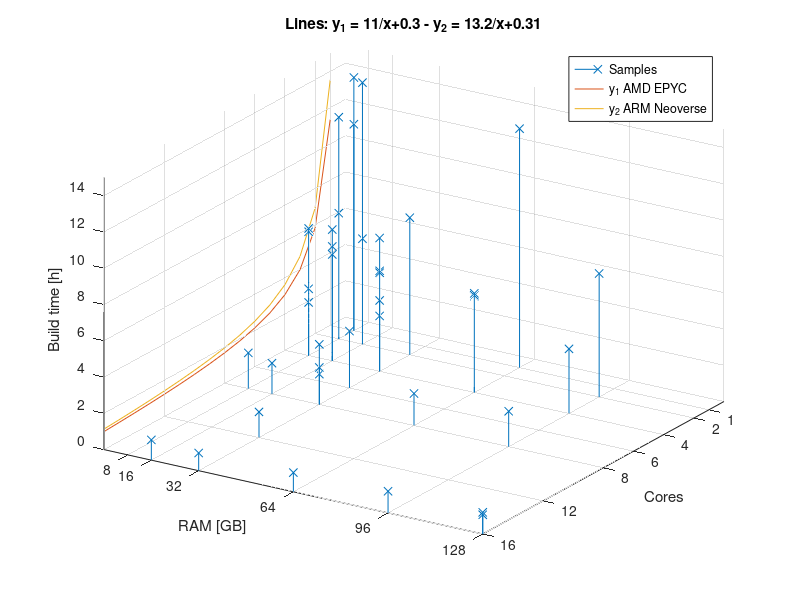
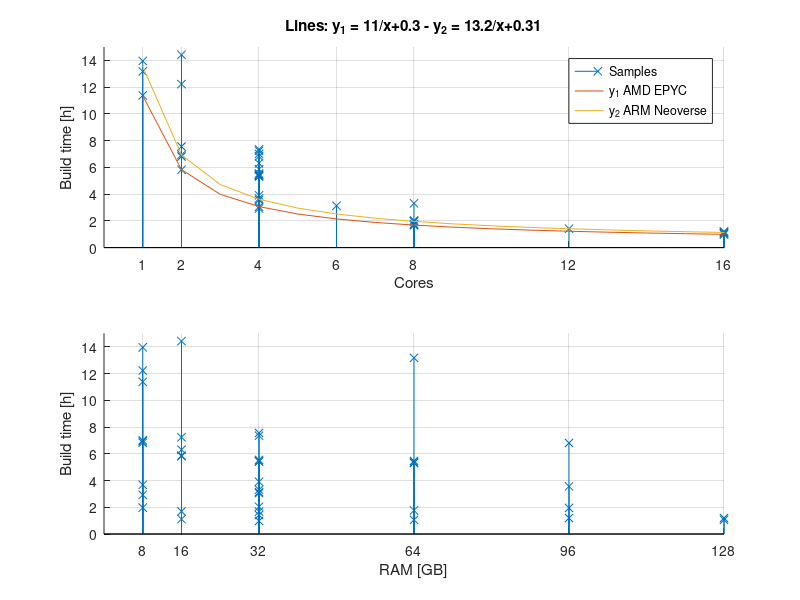
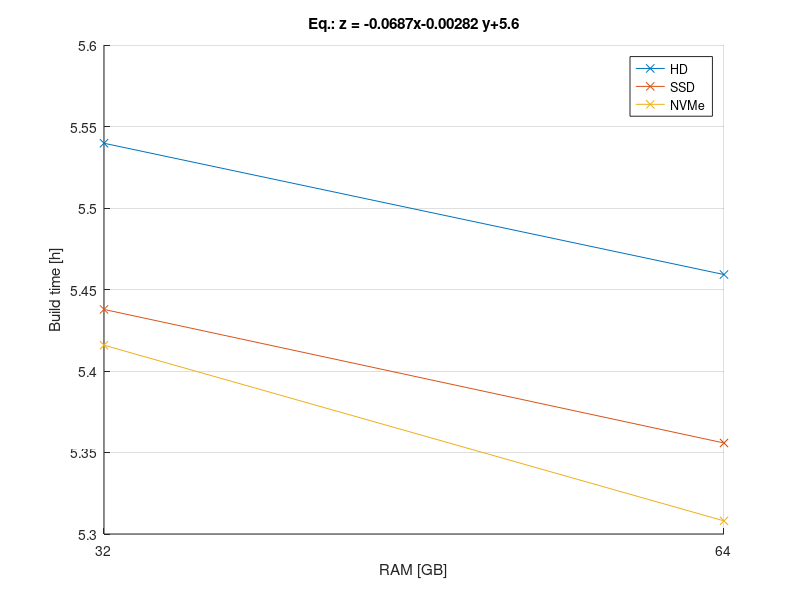

These figures' MATLAB source, in order:
#!/usr/bin/env octave-cli

clear

h = @(x)([floor(x/3600) round((x/3600-floor(x/3600))*60)]);

%%%%%%%%%%%%%%%%%%%%%%%%%%%%%%%%%%%%%%%%%%%%%%%%%%%%%%%%%%%%%%%%%%%%%%%%
% Misc hardware
%%%%%%%%%%%%%%%%%%%%%%%%%%%%%%%%%%%%%%%%%%%%%%%%%%%%%%%%%%%%%%%%%%%%%%%%

data_misc = [
%                             0_HD
%                      Total  1_SSD  Avail. Used
%   Machine Cores GHz  RAM_GB 2_NVMe RAM_GB Swap_GB Image_s SDK_s
    % Desktop, Intel(R) Core(TM) i5-3330 CPU @ 3.00GHz
    1       4     3.0  16     0      10     0       14315   6784
    % Laptop Dell Inspiron 5547, Intel(R) Core(TM) i7-4510U CPU @ 2.00GHz
    2       4     2.0  16     1      14     0       15404   10638
    % Laptop Dell Vostro 5480, Intel(R) Core(TM) i5-5200U CPU @ 2.20GHz
    3.1     4     2.2  8      1      7.2    0       15133   10079
    % Laptop Dell Latitude E5440, Intel(R) Core(TM) i5-4200U CPU @ 1.60GHz
    4.1     4     1.6  8      0      7.3    0       14631   9926
    % Server, Intel(R) Xeon(R) Bronze 3204 CPU @ 1.90GHz
    5.1     6     1.9  32     1      30     0       6598    4675
    % Server, Intel(R) Xeon(R) E-2286G CPU @ 4.00GHz
    1010    12    4.0  32     1      30     0       2973    2116
    % Server, Intel(R) Xeon(R) CPU E3-1270 v6 @ 3.80GHz
    1011    8     3.8  32     1      30     0       4329    3006
    % Server, Intel(R) Xeon(R) E-2288G CPU @ 3.70GHz
    1012    16    3.7  128    2      124    0       2214    1602
    % Server, Intel(R) Xeon(R) E-2388G CPU @ 3.20GHz
    1013    16    3.2  128    2      124    0       2471    1824
    % Virtual Server, Intel(R) Xeon(R) Platinum 8358 CPU @ 2.60GHz
    1111    4     2.6  32     -1     30     0       8415    5649
    1112    2     2.6  32     -1     30     0       16434   10768
    % Virtual Server, Intel(R) Xeon(R) Platinum 8167M CPU @ 2.00GHz
    1113    4     2.0  32     -1     28     0       15749   10711
    1114    2     2.0  16     -1     14     0       31365   20547
    % Virtual Server, AMD EPYC 7551 32-Core Processor @ 2GHz
    1115    8     2.0  32     -1     30     0       6977    4945
    1116    4     2.0  16     -1     15     0       13504   9180
    1117    2     2.0  8      -1     7.2    0       26409   17592
];

cores_misc = data_misc(:,2);
ram_misc = data_misc(:,4);
time_misc = (data_misc(:,8) + data_misc(:,9)) / 3600;

Y = time_misc;
X = [1./cores_misc ones(size(cores_misc))];

% Least squares
W = inv(X' * X) * X' * Y;
A0 = W(1)
B0 = W(2)
SQErr0 = sum((Y - X * W) .^ 2)

%%%%%%%%%%%%%%%%%%%%%%%%%%%%%%%%%%%%%%%%%%%%%%%%%%%%%%%%%%%%%%%%%%%%%%%%
% Virtual Server, AMD EPYC-Rome Processor @ 2 GHz
% Best fit for y = A/x + B
%%%%%%%%%%%%%%%%%%%%%%%%%%%%%%%%%%%%%%%%%%%%%%%%%%%%%%%%%%%%%%%%%%%%%%%%

data_AMD_EPYC = [
%                             0_HD
%                      Total  1_SSD  Avail. Used
%   Machine Cores GHz  RAM_GB 2_NVMe RAM_GB Swap_GB Image_s SDK_s
    1001    16    2.0  64     2      61     0       2194    1620
    1002    8     2.0  64     2      62     0       3668    2691
    1003    16    2.0  32     2      30     0       1950    1561
    1004    8     2.0  32     2      30     0       3539    2481
    1005    4     2.0  32     2      30     0       6507    4483
    1006    8     2.0  16     2      15     0       3576    2522
    1007    4     2.0  8      2      7.3    0       6139    4389
    1008    2     2.0  16     2      15     0       12573   8367
    1009    1     2.0  8      2      7.3    0       24870   16095
];

cores_AMD_EPYC = data_AMD_EPYC(:,2);
ram_AMD_EPYC = data_AMD_EPYC(:,4);
time_AMD_EPYC = (data_AMD_EPYC(:,8) + data_AMD_EPYC(:,9)) / 3600;

Y = time_AMD_EPYC;
X = [1./cores_AMD_EPYC ones(size(cores_AMD_EPYC))];

% Least squares
W = inv(X' * X) * X' * Y;
A1 = W(1)
B1 = W(2)
SQErr1 = sum((Y - X * W) .^ 2)

%%%%%%%%%%%%%%%%%%%%%%%%%%%%%%%%%%%%%%%%%%%%%%%%%%%%%%%%%%%%%%%%%%%%%%%%
% Virtual Server, ARM Neoverse-N1 @ 2GHz
% Best fit for y = A/x + B
%%%%%%%%%%%%%%%%%%%%%%%%%%%%%%%%%%%%%%%%%%%%%%%%%%%%%%%%%%%%%%%%%%%%%%%%

data_ARM_Neoverse = [
%                             0_HD
%                      Total  1_SSD  Avail. Used
%   Machine Cores GHz  RAM_GB 2_NVMe RAM_GB Swap_GB Image_s SDK_s
    1101    16    2.0  96     -1     92     0       2370    1926
    1102     8    2.0  96     -1     93     0       4077    2945
    1103     4    2.0  96     -1     93     0       7569    5262
    1104     2    2.0  96     -1     92     0       14683   9820
    1105     1    2.0  64     -1     61     0       28319   19097
    1106     1    2.0  8      -1     7.4    0       30161   20079
    1107     2    2.0  8      -1     7.3    0       14879   10079
    1108     4    2.0  8      -1     7.3    0       7759    5478
    1109     8    2.0  8      -1     7.3    0       4062    3029
    1110    16    2.0  16     -1     15     0       2208    1809
];

cores_ARM_Neoverse = data_ARM_Neoverse(:,2);
ram_ARM_Neoverse = data_ARM_Neoverse(:,4);
time_ARM_Neoverse = (data_ARM_Neoverse(:,8) + data_ARM_Neoverse(:,9)) / 3600;

Y = time_ARM_Neoverse;
X = [1./cores_ARM_Neoverse ones(size(cores_ARM_Neoverse))];

% Least squares
W = inv(X' * X) * X' * Y;
A2 = W(1)
B2 = W(2)
SQErr2 = sum((Y - X * W) .^ 2)

%%%%%%%%%%%%%%%%%%%%%%%%%%%%%%%%%%%%%%%%%%%%%%%%%%%%%%%%%%%%%%%%%%%%%%%%
% NAS Server, Intel(R) Pentium(R) Silver N6005 @ 2.00GHz
% Best fit for z = A*x + B*y + C
% HD: 320 GB
% SSD: 120 GB
% NVMe: 1 TB
%%%%%%%%%%%%%%%%%%%%%%%%%%%%%%%%%%%%%%%%%%%%%%%%%%%%%%%%%%%%%%%%%%%%%%%%

data_Disk_RAM = [
%                             0_HD
%                      Total  1_SSD  Avail. Used
%   Machine Cores GHz  RAM_GB 2_NVMe RAM_GB Swap_GB Image_s SDK_s
    6.01    4     2.0  32     0      30     0       11845   8098
    6.02    4     2.0  64     0      62     0       11692   7961
    6.11    4     2.0  32     1      30     0       11664   7912
    6.12    4     2.0  64     1      62     0       11500   7781
    6.21    4     2.0  32     2      30     0       11612   7885
    6.22    4     2.0  64     2      61     0       11401   7708
];

cores_Disk_RAM = data_Disk_RAM(:,2);
ram_Disk_RAM = data_Disk_RAM(:,4);
storage_Disk_RAM = data_Disk_RAM(:,5);
time_Disk_RAM = (data_Disk_RAM(:,8) + data_Disk_RAM(:,9)) / 3600;

ram_Disk_RAM_ticks = unique(ram_Disk_RAM);
storage_Disk_RAM_ticks = unique(storage_Disk_RAM);

Y = time_Disk_RAM;
X = [storage_Disk_RAM ram_Disk_RAM ones(size(cores_Disk_RAM))];

% Least squares
W = inv(X' * X) * X' * Y;
A3 = W(1)
B3 = W(2)
C3 = W(3)
SQErr2 = sum((Y - X * W) .^ 2)

eq_3 = sprintf('z = %.3gx%.3g y%+.2g', [A3 B3 C3])
fig3_title = ['Eq.: ', eq_3];

%%%%%%%%%%%%%%%%%%%%%%%%%%%%%%%%%%%%%%%%%%%%%%%%%%%%%%%%%%%%%%%%%%%%%%%%
% Agregate all data
%%%%%%%%%%%%%%%%%%%%%%%%%%%%%%%%%%%%%%%%%%%%%%%%%%%%%%%%%%%%%%%%%%%%%%%%

cores_all = [cores_misc; cores_AMD_EPYC; cores_ARM_Neoverse; cores_Disk_RAM];
ram_all   = [ram_misc;   ram_AMD_EPYC;   ram_ARM_Neoverse;   ram_Disk_RAM];
time_all  = [time_misc;  time_AMD_EPYC;  time_ARM_Neoverse;  time_Disk_RAM];

cores_ticks = unique(cores_all);
ram_ticks = unique(ram_all);

%%%%%%%%%%%%%%%%%%%%%%%%%%%%%%%%%%%%%%%%%%%%%%%%%%%%%%%%%%%%%%%%%%%%%%%%
% Figure 1
%%%%%%%%%%%%%%%%%%%%%%%%%%%%%%%%%%%%%%%%%%%%%%%%%%%%%%%%%%%%%%%%%%%%%%%%

figure(1),clf
hold on

stem3(cores_all, ram_all, time_all, 'x')
xticks(cores_ticks)
yticks(ram_ticks)

xmin = xlim()(1);
xmax = xlim()(2);
ymin = ylim()(1);
ymax = ylim()(2);

% Equation
x = (xmin:xmax)';
y1 = A1 ./ x + B1;
y2 = A2 ./ x + B2;
plot3(x, ymin*ones(1,length(x)), y1, '-')
plot3(x, ymin*ones(1,length(x)), y2, '-')

% No negative build time
a = [axis() 0 ceil(max(time_all))];
a(2) = max(cores_ticks);
a(3) = ymin; % Fix start of y plane on the plotted lines
a(4) = max(ram_ticks);
axis(a)

eq_2a1 = sprintf('y_1 = %.3g/x% +.2g', [A1 B1])
eq_2a2 = sprintf('y_2 = %.3g/x% +.2g', [A2 B2])
fig2_title = ['Lines: ', eq_2a1, ' - ', eq_2a2];

title(fig2_title)
xlabel('Cores')
ylabel('RAM [GB]')
zlabel('Build time [h]')
legend({
    'Samples',
    'y_1 AMD EPYC',
    'y_2 ARM Neoverse',
    })
az = 180 - 57.5;
el = 30;
view(az, el)
grid on

hold off

print images/build-time-1.svg

%%%%%%%%%%%%%%%%%%%%%%%%%%%%%%%%%%%%%%%%%%%%%%%%%%%%%%%%%%%%%%%%%%%%%%%%
% Figure 2.a
%%%%%%%%%%%%%%%%%%%%%%%%%%%%%%%%%%%%%%%%%%%%%%%%%%%%%%%%%%%%%%%%%%%%%%%%

figure(2),clf

subplot(2,1,1)
hold on

stem(cores_all, time_all, 'x')
xticks(cores_ticks)

% Equation
x = (xmin:xmax)';
y1 = A1 ./ x + B1;
y2 = A2 ./ x + B2;
plot(x, [y1, y2], '-')

% No negative build time
a = axis();
a(2) = max(cores_ticks);
a(3) = 0;
a(4) = ceil(max(time_all));
axis(a)

title(fig2_title)
xlabel('Cores')
ylabel('Build time [h]')
legend({
    'Samples',
    'y_1 AMD EPYC',
    'y_2 ARM Neoverse',
    })
grid on

hold off

%%%%%%%%%%%%%%%%%%%%%%%%%%%%%%%%%%%%%%%%%%%%%%%%%%%%%%%%%%%%%%%%%%%%%%%%
% Figure 2.b
%%%%%%%%%%%%%%%%%%%%%%%%%%%%%%%%%%%%%%%%%%%%%%%%%%%%%%%%%%%%%%%%%%%%%%%%

subplot(2,1,2)
hold on

stem(ram_all, time_all, 'x')
xticks(ram_ticks)

% No negative build time
a = axis();
a(2) = max(ram_ticks);
a(3) = 0;
a(4) = ceil(max(time_all));
axis(a)

xlabel('RAM [GB]')
ylabel('Build time [h]')
grid on

hold off

print images/build-time-2.svg

%%%%%%%%%%%%%%%%%%%%%%%%%%%%%%%%%%%%%%%%%%%%%%%%%%%%%%%%%%%%%%%%%%%%%%%%
% Figure 3
%%%%%%%%%%%%%%%%%%%%%%%%%%%%%%%%%%%%%%%%%%%%%%%%%%%%%%%%%%%%%%%%%%%%%%%%

figure(3),clf
hold on

plot(ram_Disk_RAM(storage_Disk_RAM==0), time_Disk_RAM(storage_Disk_RAM==0), '-x')
plot(ram_Disk_RAM(storage_Disk_RAM==1), time_Disk_RAM(storage_Disk_RAM==1), '-x')
plot(ram_Disk_RAM(storage_Disk_RAM==2), time_Disk_RAM(storage_Disk_RAM==2), '-x')
xticks(unique(ram_Disk_RAM))

% No negative build time
a = axis();
a(1) = min(ram_Disk_RAM);
a(2) = max(ram_Disk_RAM);
%a(3) = 0;
axis(a)

title(fig3_title)
xlabel('RAM [GB]')
ylabel('Build time [h]')
legend({
    'HD',
    'SSD',
    'NVMe',
    })
grid on

hold off

print images/build-time-3.svg
